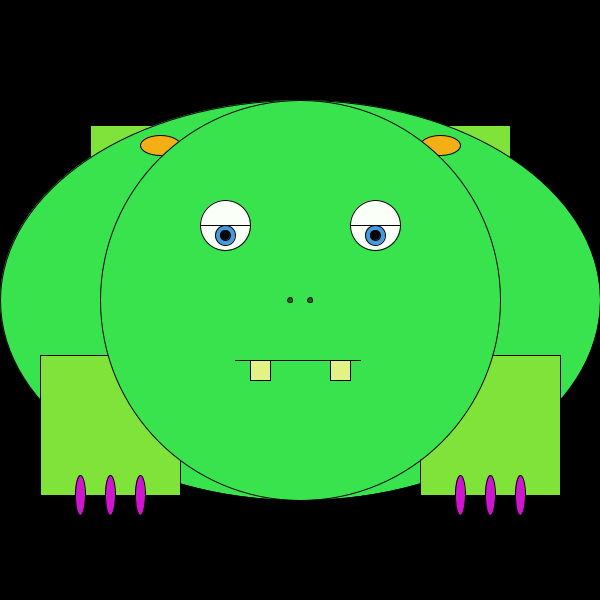
Frame 1 (no input)
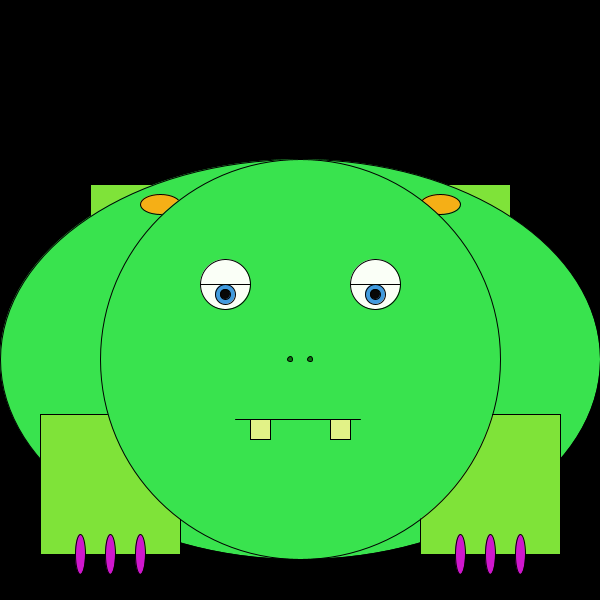
Frame 60 (the mouse pressed at the canvas centre just before this capture)
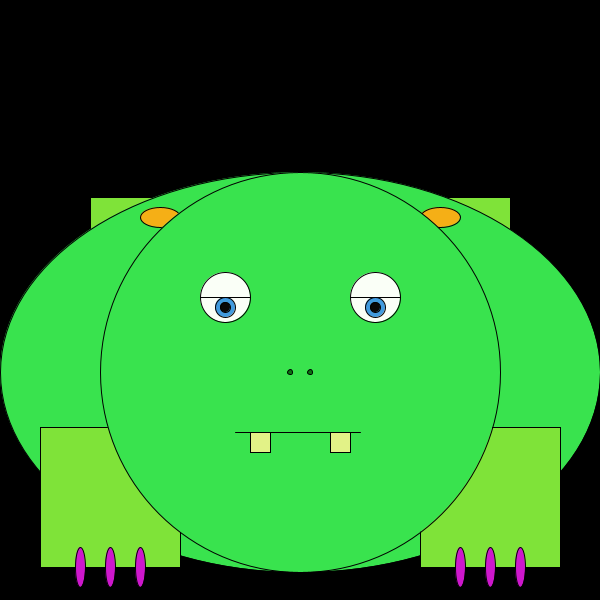
Frame 120 (the mouse held since frame 60 and released just before this capture)

The Processing sketch that drew these frames (run headless with seeded random() and noise(); from frame 60 on, the mouse is pressed at the canvas centre):

// Processing sketch: processing_52059
// ── processing_52059.pde

//Lauren Barnett
//Feb 3
//Sleepy Monster_from center

int x=300;
int y=300;
int counter=0;

void setup() {
  size(600, 600);
  smooth();
  background(0);
}

void draw() {
  //x=300;
  println(x);
  //y=300;
  println(y);
  background(0);
  //begin_characteristics
  
  fill(#7FE339);
  rect(x-110, y-75, -100, -100);//foot_left_back
  rect(x+110, y-175, 100, 100);//foot_right_back
  
  fill(#39E34E);
  ellipse(x, y, 600, 400);//body
  
  fill(#F5AF16);
  ellipse(x-140,y-155,40,20);//ear_left
  ellipse(x+140,y-155,40,20);//ear_right
  
  fill(#7FE339);
  rect(x-260, y+55, 140, 140);//foot_left_front
  rect(x+120, y+55, 140, 140);//foot_right_front
  
  fill(#CE17CC);
  ellipse(x-220,y+195,10,40);//left_toenail_left
  ellipse(x-190,y+195,10,40);//left_toenail_middle
  ellipse(x-160,y+195,10,40);//left_toenail_right
  
  ellipse(x+220,y+195,10,40);//right_toenail_right
  ellipse(x+190,y+195,10,40);//right_toenail_middle
  ellipse(x+160,y+195,10,40);//right_toenail_left
 
  fill(#39E34E);//head_color
  ellipse(x, y, 400, 400); //head 
  
  fill(#0B7410);//nostril_color
  ellipse(x-10,y,5,5);//nostril_left
  ellipse(x+10,y,5,5);//nostril_right

  fill(#FAFFF7);//eye_color
  ellipse(x-75, y-75, 50, 50);//eye_left
  fill(#419BDE);//iris_color
  ellipse(x-75, y-65, 20, 20);//pupil_left
  fill(#080808);
  ellipse(x-75,y-65,10,10);//pupil_left
  line(x-100, y-75, x-50, y-75);//eyelid_left
  
  
  fill(#FAFFF7);//eye_color
  ellipse(x+75, y-75, 50, 50);//eye_right
  fill(#419BDE);//iris_color
  ellipse(x+75, y-65, 20, 20);//iris_right
  fill(#080808);
  ellipse(x+75,y-65,10,10);//pupil_right
  line(x+100,y-75,x+50,y-75);//eyelid_right
  
  

  line(x-65, y+60, x+60, y+60);//mouth
  fill(#E2F287);
  rect(x-50,y+60,20,20);//tooth_left
  rect(x+30,y+60,20,20);//tooth_right
  
  
  if (y>395 && counter==0) {
    y-=1;
    counter=1;
  }
  if (counter==0){
    y+=1;
  }
  if (y<200 && counter==1) {
    y+=1;
    counter=0;
  }
  if (counter==1){
    y-=1;
    
  }
  
  
}
